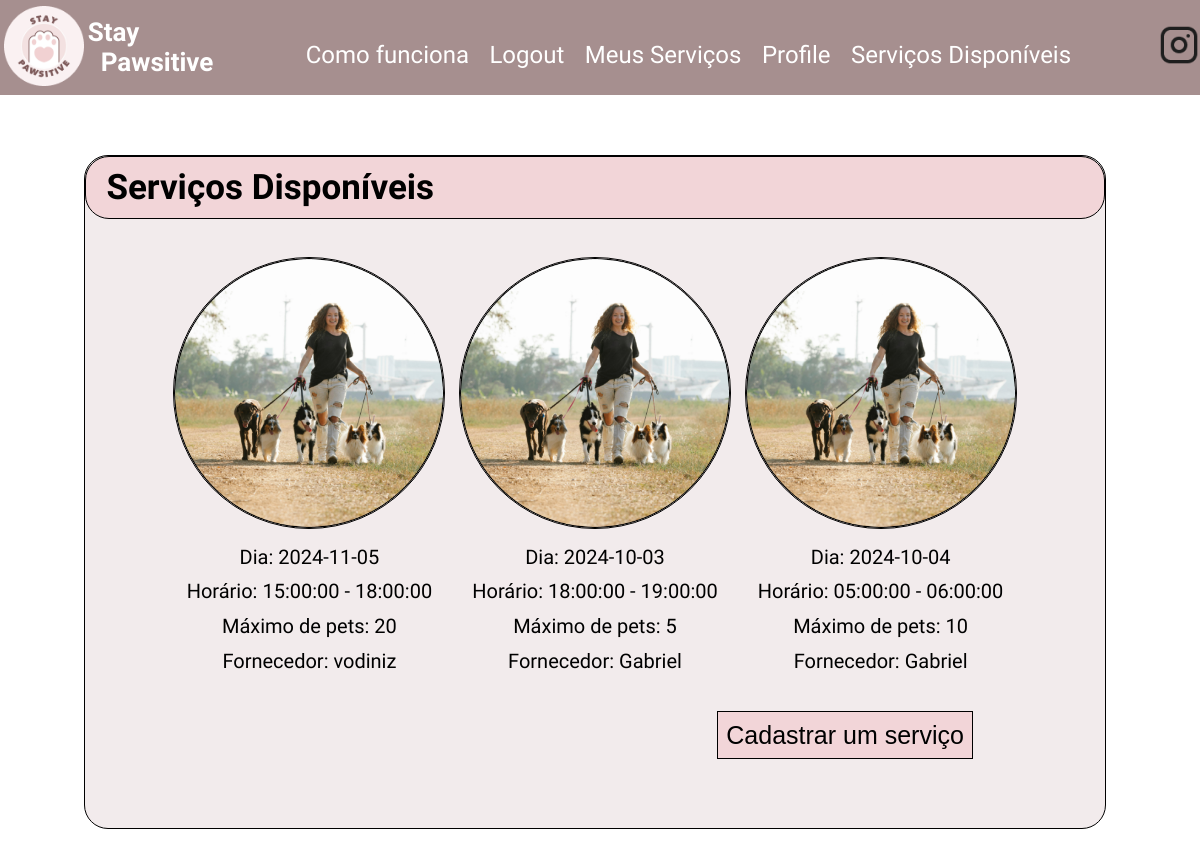
Screenshot of /services/ (signed in) with the database file from the repository.
### app/models.py (models this page shows, shortened)
class PossibleWalk(db.Model):
    id: so.Mapped[int] = so.mapped_column(primary_key = True, autoincrement=True)
    max_pets: so.Mapped[int] = so.mapped_column()
    date: so.Mapped[datetime.date] = so.mapped_column(Date)
    start_hour: so.Mapped[time] = so.mapped_column(Time)
    end_hour: so.Mapped[time] = so.mapped_column(Time)
    username: so.Mapped[str] = so.mapped_column(sa.ForeignKey(User.username), index=True)

### app/routes.py (the view)
@app.route('/services/', methods=['GET', 'POST'])
@login_required
def services():
    possible_walks = db.session.query(PossibleWalk).filter(PossibleWalk.username != current_user.username).all()
    return render_template('services.html', title='Ver serviços disponíveis', possible_walks=possible_walks)

### app/models.py (called while the page is built)
@login.user_loader
def load_user(id):
    return db.session.get(User, int(id))

### app/templates/services.html
{% extends "base.html" %}
{% block head %}
    {{ super() }}
    <link rel="stylesheet" href="{{url_for('static', filename='styles/user.css')}}">
{% endblock head %}
{% block content %}
<div class="container">
    <div class="title">
        Serviços Disponíveis
    </div>
    <div class="pets">
        <div class="list">
            {% for walk in possible_walks %}
            <div>
                <img src="{{url_for('static', filename='images/passeio.png')}}">
                <p>Dia: {{walk.date}} </p>
                <p>Horário: {{walk.start_hour}} - {{walk.end_hour}} </p>
                <p>Máximo de pets: {{walk.max_pets}} </p>
                <p>Fornecedor: {{walk.username}}
            </div>
            {% endfor%}
        </div>
        <button onclick="redirect_new_walk()">Cadastrar um serviço</button>
</div>
{% endblock %}

### app/static/styles/base.css (style rules this page uses)
:root { font-size: 62.5%; }
body { font-family: 'Montserrat Alternates', sans-serif; font-style: normal; margin: 0; padding: 0; }

### app/static/styles/user.css (style rules this page uses)
body { font-family: 'Montserrat Alternates', sans-serif; font-style: normal; margin: 0; padding: 0; min-height: 1000px; }
html { margin: 0; padding: 0; height: 100%; }
.container { width: 85%; background-color: #F2EBEC; margin-left: 7%; margin-top: 5%; border: 1px solid #F2D5D8; border-radius: 24px; padding-bottom: 4%; border: 0.5px solid black; }
.title { background-color: #F2D5D8; padding: 1% 2%; border-radius: 24px; border: 0.5px solid black; font-size: 35px; font-weight: 700; }
.pets { display: flex; flex-direction: column; padding: 2% 8%; }
.pets > button, .services > button { background-color: #F2D5D8; font-size: 25px; font-weight: 400; padding: 1%; border: 1px solid black; align-self: flex-end; margin-right: 5rem; margin-top: 1rem; }
.list { display: flex; flex-wrap: wrap; justify-content: space-around; text-align: center; font-size: 20px; }
.list > div { padding: 2% 0%; }
.list img { width: 27rem; height: 27rem; border-radius: 50%; border: 1px solid black; }
.list p { margin-top: 4%; margin-bottom: 4%; }

### rows the page displays
PossibleWalk: date "2024-11-05", start_hour "15:00:00", end_hour "18:00:00", max_pets "20", username "vodiniz"
PossibleWalk: date "2024-10-03", start_hour "18:00:00", end_hour "19:00:00", max_pets "5", username "Gabriel"
PossibleWalk: date "2024-10-04", start_hour "05:00:00", end_hour "06:00:00", max_pets "10", username "Gabriel"
